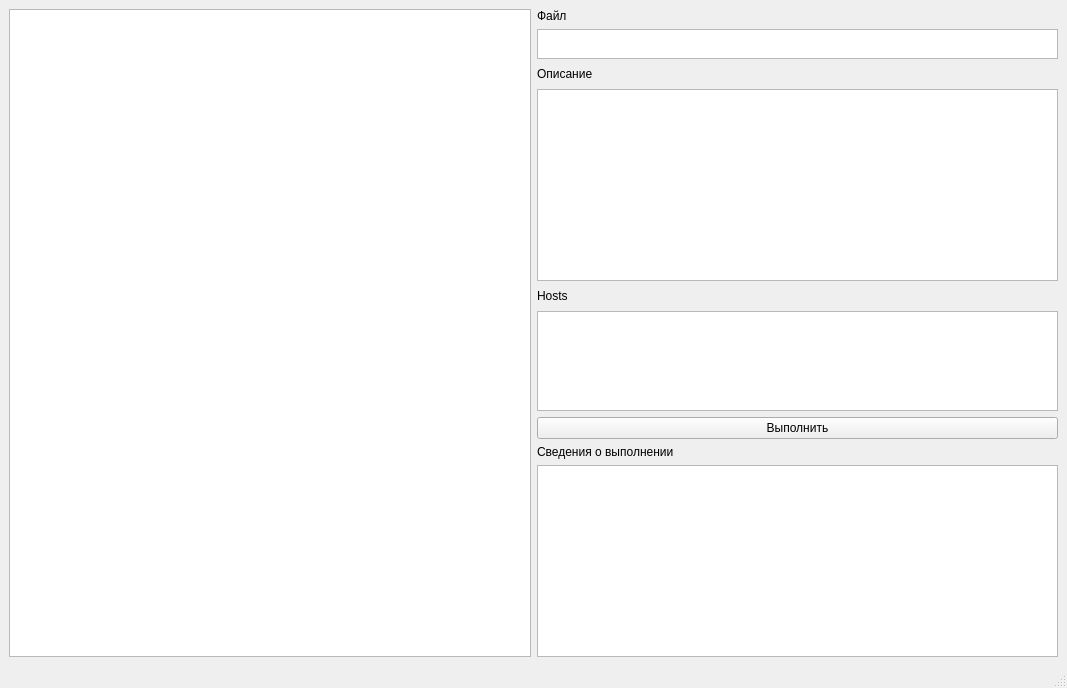
<?xml version="1.0" encoding="UTF-8"?>
<ui version="4.0">
 <class>atask</class>
 <widget class="QMainWindow" name="atask">
  <property name="geometry">
   <rect>
    <x>0</x>
    <y>0</y>
    <width>1067</width>
    <height>688</height>
   </rect>
  </property>
  <property name="minimumSize">
   <size>
    <width>800</width>
    <height>600</height>
   </size>
  </property>
  <property name="windowTitle">
   <string>atask</string>
  </property>
  <widget class="QWidget" name="Main">
   <layout class="QHBoxLayout" name="horizontalLayout">
    <item>
     <widget class="QTreeView" name="FileTree">
      <attribute name="headerMinimumSectionSize">
       <number>100</number>
      </attribute>
     </widget>
    </item>
    <item>
     <layout class="QVBoxLayout" name="VertLayout1">
      <item>
       <layout class="QVBoxLayout" name="VertLayout2">
        <property name="sizeConstraint">
         <enum>QLayout::SetDefaultConstraint</enum>
        </property>
        <item>
         <widget class="QLabel" name="File">
          <property name="enabled">
           <bool>true</bool>
          </property>
          <property name="sizePolicy">
           <sizepolicy hsizetype="Preferred" vsizetype="Preferred">
            <horstretch>0</horstretch>
            <verstretch>0</verstretch>
           </sizepolicy>
          </property>
          <property name="minimumSize">
           <size>
            <width>0</width>
            <height>0</height>
           </size>
          </property>
          <property name="maximumSize">
           <size>
            <width>16777215</width>
            <height>20</height>
           </size>
          </property>
          <property name="text">
           <string>Файл</string>
          </property>
          <property name="alignment">
           <set>Qt::AlignLeading|Qt::AlignLeft|Qt::AlignVCenter</set>
          </property>
         </widget>
        </item>
        <item>
         <widget class="QTextEdit" name="FileEdit">
          <property name="maximumSize">
           <size>
            <width>16777215</width>
            <height>30</height>
           </size>
          </property>
          <property name="readOnly">
           <bool>true</bool>
          </property>
         </widget>
        </item>
        <item>
         <widget class="QLabel" name="Description">
          <property name="sizePolicy">
           <sizepolicy hsizetype="Preferred" vsizetype="Expanding">
            <horstretch>0</horstretch>
            <verstretch>0</verstretch>
           </sizepolicy>
          </property>
          <property name="maximumSize">
           <size>
            <width>16777215</width>
            <height>20</height>
           </size>
          </property>
          <property name="text">
           <string>Описание</string>
          </property>
         </widget>
        </item>
        <item>
         <widget class="QTextBrowser" name="DescriptionEdit">
          <property name="maximumSize">
           <size>
            <width>16777215</width>
            <height>16777215</height>
           </size>
          </property>
          <property name="readOnly">
           <bool>true</bool>
          </property>
         </widget>
        </item>
        <item>
         <widget class="QLabel" name="Hosts">
          <property name="sizePolicy">
           <sizepolicy hsizetype="Preferred" vsizetype="Expanding">
            <horstretch>0</horstretch>
            <verstretch>0</verstretch>
           </sizepolicy>
          </property>
          <property name="maximumSize">
           <size>
            <width>16777215</width>
            <height>20</height>
           </size>
          </property>
          <property name="text">
           <string>Hosts</string>
          </property>
         </widget>
        </item>
        <item>
         <widget class="QTextBrowser" name="HostsEdit">
          <property name="maximumSize">
           <size>
            <width>16777215</width>
            <height>100</height>
           </size>
          </property>
         </widget>
        </item>
        <item>
         <widget class="QPushButton" name="PerformButton">
          <property name="text">
           <string>Выполнить</string>
          </property>
         </widget>
        </item>
        <item>
         <widget class="QLabel" name="label">
          <property name="text">
           <string>Сведения о выполнении</string>
          </property>
         </widget>
        </item>
        <item>
         <widget class="QTextEdit" name="LogsEdit">
          <property name="readOnly">
           <bool>true</bool>
          </property>
         </widget>
        </item>
       </layout>
      </item>
     </layout>
    </item>
   </layout>
  </widget>
  <widget class="QMenuBar" name="menubar">
   <property name="geometry">
    <rect>
     <x>0</x>
     <y>0</y>
     <width>1067</width>
     <height>23</height>
    </rect>
   </property>
  </widget>
  <widget class="QStatusBar" name="statusbar"/>
 </widget>
 <resources/>
 <connections/>
</ui>
